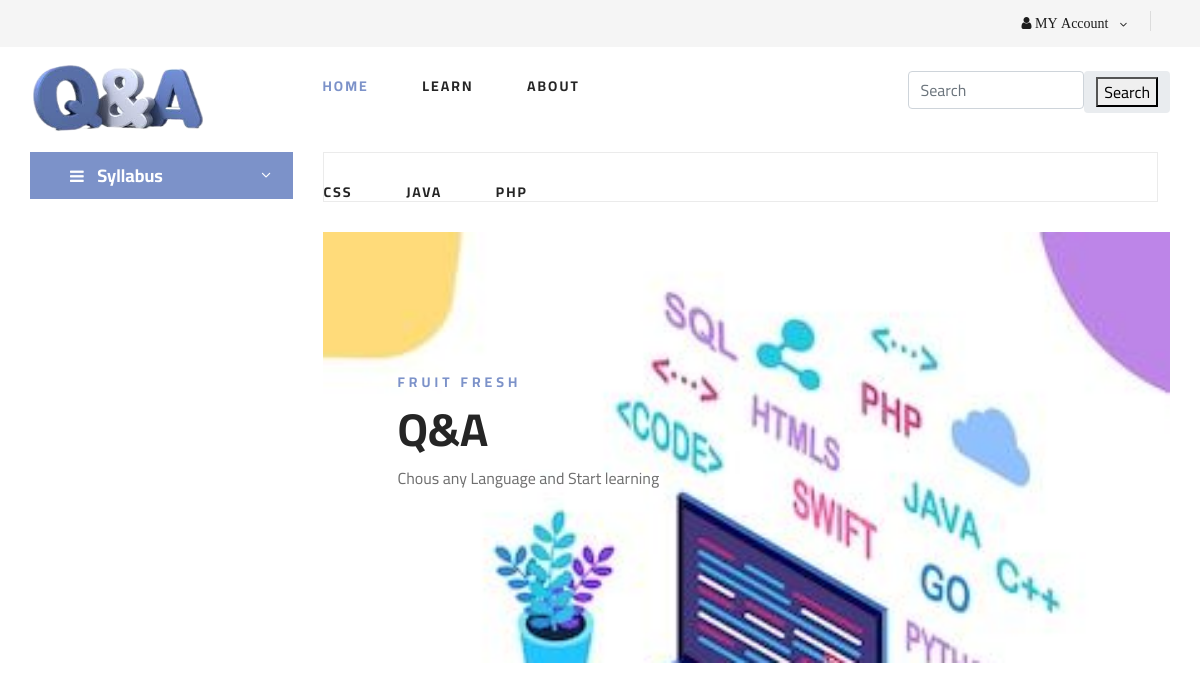
Page /learn on the committed database.
### qa_app/models.py (models this page shows, shortened)
class subject(models.Model):
    sub_name=models.CharField(max_length=250)
    slug=models.SlugField()
    img=models.ImageField(upload_to="images",blank=True,null=True)
    img1=models.ImageField(upload_to="images",blank=True,null=True)
    indo=models.TextField()

### qa_app/views.py (the view)
# urls.py: path('learn', views.learn,name="learn"),
def learn(request):
    sub_obj=subject.objects.all()
    return render(request,'learn.html',{"sub_obj":sub_obj})

### templates/learn.html
 {% extends "base.html" %}
 {% block body %}
 {% load static %}
  <div class="col-lg-3">
                    <div class="hero__categories">
                        <div class="hero__categories__all">
                            <i class="fa fa-bars"></i>
                            <span>Syllabus</span>
                        </div>
                    </div>
                </div>
                <div class="col-lg-9">
                    <div class="hero__search">
                        <div class="hero__search__form">
                       <nav class="header__menu">
                        <ul style="padding-bottom:2px;">
                         {% for sub in sub_obj %}
            <li><a href="{% url 'indo' sub.id %}">{{ sub.sub_name }}</a></li>
          {% endfor %}
                        </ul>
                    </nav>
                        </div>
                    </div>
                    <div class="hero__item set-bg" data-setbg="{% static  'aa/img/qa6.jpg' %}">
                        <div class="hero__text">
                            <span>FRUIT FRESH</span>
                            <h2>Q&A </h2>
                            <p>Chous any Language and Start learning</p>
                        </div>
                    </div>
</div>
 {% endblock body %}

### static/aa/css/style.css (style rules this page uses)
html, body { height: 100%; font-family: "Cairo", sans-serif; -webkit-font-smoothing: antialiased; font-smoothing:antialiased; }
h1, h2, h3, h4, h5, h6 { margin: 0; color: #111111; font-weight: 400; font-family: "Cairo", sans-serif; }
h2 { font-size: 36px; }
p { font-size: 16px; font-family: "Cairo", sans-serif; color: #6f6f6f; font-weight: 400; line-height: 26px; margin: 0 0 15px 0; }
ul, ol { padding: 0; margin: 0; }
.set-bg { background-repeat: no-repeat; background-size: cover; background-position: top center; }
.header__menu { padding: 24px 0; }
.header__menu ul li { list-style: none; display: inline-block; margin-right: 50px; position: relative; }
.header__menu ul li:last-child { margin-right: 0; }
.header__menu ul li a { font-size: 14px; color: #252525; text-transform: uppercase; font-weight: 700; letter-spacing: 2px; -webkit-transition: all, 0.3s; -moz-transition: all, 0.3s; -ms-transition: all, 0.3s; -o-transition: all, 0.3s; transition: all, 0.3s; padding: 5px 0; display: block; }
.hero__categories__all { background: #7c92c9; position: relative; padding: 10px 25px 10px 40px; cursor: pointer; }
.hero__categories__all i { font-size: 16px; color: #ffffff; margin-right: 10px; }
.hero__categories__all span { font-size: 18px; font-weight: 700; color: #ffffff; }
.hero__categories__all:after { position: absolute; right: 18px; top: 9px; content: "3"; font-family: "ElegantIcons"; font-size: 18px; color: #ffffff; }
.hero__search { overflow: hidden; margin-bottom: 30px; }
.hero__search__form { width: 835px; height: 50px; border: 1px solid #ebebeb; position: relative; float: left; }
.hero__item { height: 431px; display: flex; align-items: center; padding-left: 75px; }
.hero__text span { font-size: 14px; text-transform: uppercase; font-weight: 700; letter-spacing: 4px; color: #7c92c9; }
.hero__text h2 { font-size: 46px; color: #252525; line-height: 52px; font-weight: 700; margin: 10px 0; }
.hero__text p { margin-bottom: 35px; }

### rows in the picture
subject: sub_name "CSS"
subject: sub_name "JAVA"
subject: sub_name "PHP"
